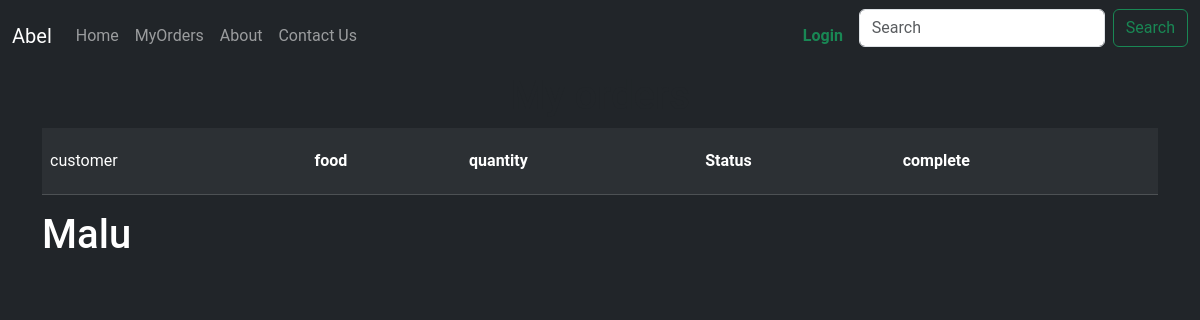
The page /all_order/ on the database as committed earlier.
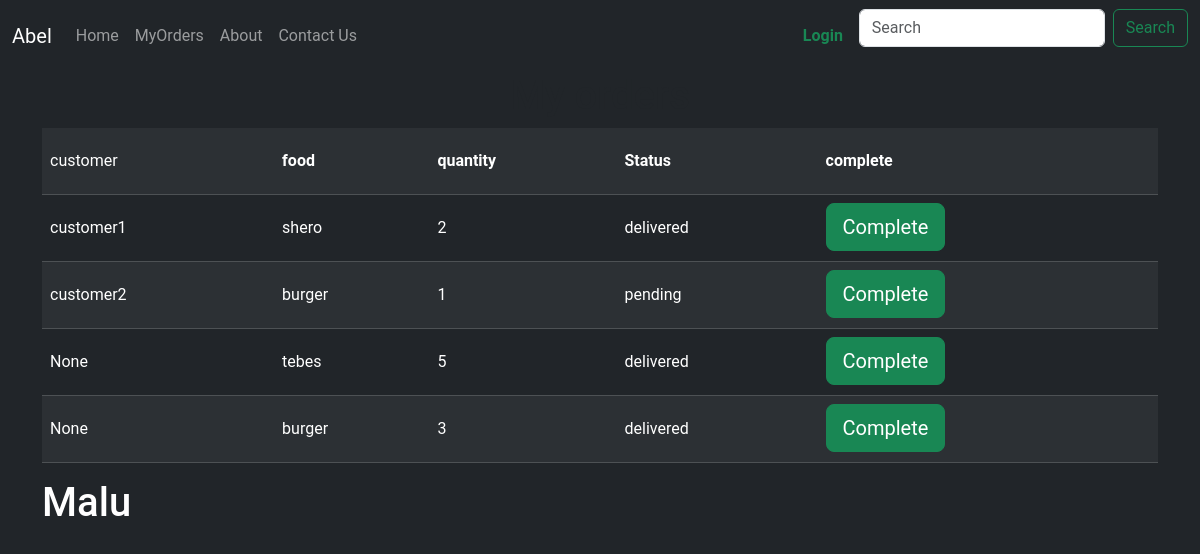
The same page on the database as committed later.
### orders/models.py (models this page shows, shortened)
class OrderFood(models.Model):
        STATUS = (
            ('Pending', 'Pending'),
            ('out of delivery', 'out of delivery'),
            ('Delivered', 'Delivered'),
        )
        customer = models.ForeignKey(User, on_delete=models.CASCADE,null=True)
        food = models.ForeignKey(Food, on_delete=models.CASCADE)
        quantity = models.PositiveSmallIntegerField()
        status = models.BooleanField(default=False)
        on_road = models.BooleanField(default=False)

class Food(models.Model):
    name = models.CharField(max_length=255)
    description = models.TextField(max_length=255)
    price = models.PositiveBigIntegerField()
    ingredients = models.CharField(max_length=255)
    picture = models.ImageField(null=True)
    def __str__(self) -> str:
        return self.name

### orders/views.py (the view)
# urls.py: path('all_order/',views.all_orders, name='all_order'),
def all_orders(request):
    ordered_foods = OrderFood.objects.all()
    ordered_drinks = OrderDrink.objects.all()
    context = {
        'ordered_foods':ordered_foods,
        'ordered_drinks':ordered_drinks
    }
    return render(request,'orders/all_orders.html',context)

### orders/templates/orders/all_orders.html (shortened to what this page needs)
{% extends 'base.html' %}
{%  block content %}
<h1 class="text-center">My orders</h1>
<div class="container-lg">
    <table class="table table-xxl table table-dark table-striped table-hover p-5 caption-top">
        <tr>
            <td>customer</td>
            <th>food</th>
            <th>quantity</th>
            <th>Status</th>
            <th>complete</th>
        </tr>
        {% for order in ordered_foods %}
        <tr class="p-5">
            <td>{{order.customer}}</td>
            <td>{{order.food}}</td>
            <td>{{order.quantity}}</td>
        {% if order.status == True %}
                <td>delivered</td>
        {% else %}
        <td>pending</td>
        {% endif %}
            <td><a href="{% url 'orders:delivered' order.id  %}" class="btn btn-lg btn-success">Complete</a></td>
        </tr>
        {% endfor%}
    </table>
    {% with name='Malu' %}
    <h1 class="text-white">{{name}}</h1>
    {% endwith %}
</div>
{% endblock  %}

Rows that differ between the two databases and show on the page:
added OrderFood: customer "customer1", food "shero", quantity "2", status "delivered"
added OrderFood: customer "customer2", food "burger", quantity "1", status "pending"
added OrderFood: customer "None", food "tebes", quantity "5", status "delivered"
added OrderFood: customer "None", food "burger", quantity "3", status "delivered"
